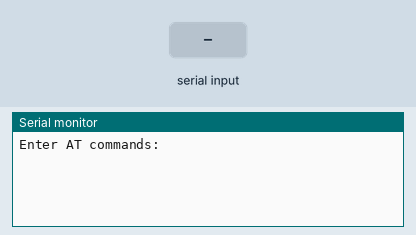
A sketch run on a simulated Arduino Mega 2560, built with avr-gcc and run on an emulated ATmega2560. Parts: the last lines printed to the serial monitor. The inputs (shaded band) are chosen by the test bench.

Above: at 3.2 s.
3.3 s: "1" received over the second serial link
At 3.8 s:
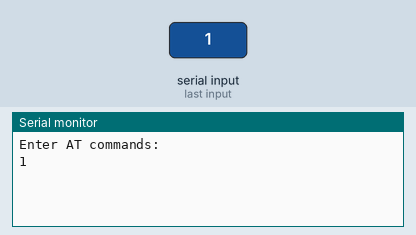
4.8 s: "0" received over the second serial link
At 6.1 s:
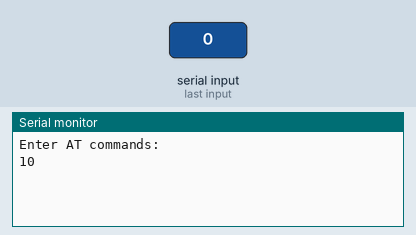

Measured:
- after the input at 3.3 s, the serial monitor: prints a new line at once (image 1)
- after the input at 4.8 s, the serial monitor: prints a new line at once (image 2)

The sketch:

ATmode.ino
```cpp
//#include <SoftwareSerial.h>

//SoftwareSerial BTSerial(0, 1); // RX | TX
//#define btSERIAL Serial1
// address of bt board connected to teensy: 98d3:61:fd46d4
// address of bt board connected to Itsy Bitsy:
void setup()
{
    delay(2000);
  //pin 4 for itsy bitsy, 21 for teensy
 // pinMode(3, OUTPUT);  // this pin will pull the HC-05 pin 34 (key pin) HIGH to switch module to AT mode
 // pinMode(4, OUTPUT);
 // pinMode(7, INPUT);
 // digitalWrite(4, HIGH);
 // digitalWrite(3, LOW);
//  digitalWrite(3, LOW);
  //delay(8000);
//  digitalWrite(3, HIGH);
  //digitalWrite(4, LOW);
  Serial.begin(9600);
  Serial.println("Enter AT commands:");
  Serial1.begin(38400);  // HC-05 default speed in AT command more
}

void loop()
{
 // digitalWrite(4, digitalRead(23) );
  // Keep reading from HC-05 and send to Arduino Serial Monitor
  if (Serial1.available())
    Serial.write(Serial1.read());

  // Keep reading from Arduino Serial Monitor and send to HC-05
  if (Serial.available())
    Serial1.write(Serial.read());
}
```
